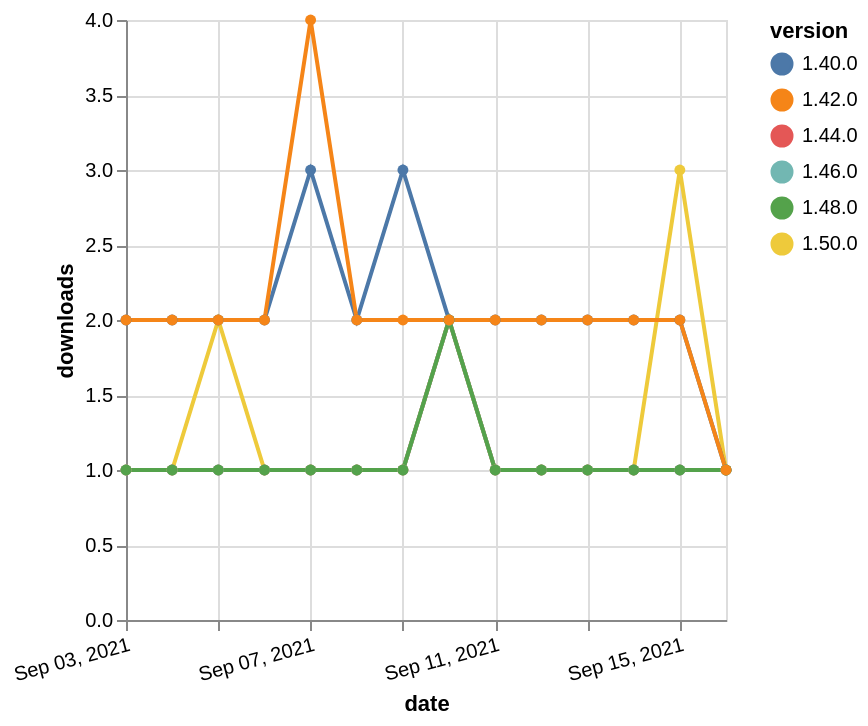

Specify this chart in Vega-Lite:
### Vega-Lite specification from a JSON file in a GitHub repository (floating-point values rounded to 4 significant figures)
{"$schema": "https://vega.github.io/schema/vega-lite/v5.json", "description": "A simple bar chart with embedded data.", "data": {"values": [{"date": "2021-09-03", "total": 167, "delta": 1, "version": "1.50.0"}, {"date": "2021-09-04", "total": 168, "delta": 1, "version": "1.50.0"}, {"date": "2021-09-05", "total": 170, "delta": 2, "version": "1.50.0"}, {"date": "2021-09-06", "total": 171, "delta": 1, "version": "1.50.0"}, {"date": "2021-09-07", "total": 172, "delta": 1, "version": "1.50.0"}, {"date": "2021-09-08", "total": 173, "delta": 1, "version": "1.50.0"}, {"date": "2021-09-09", "total": 174, "delta": 1, "version": "1.50.0"}, {"date": "2021-09-10", "total": 176, "delta": 2, "version": "1.50.0"}, {"date": "2021-09-11", "total": 177, "delta": 1, "version": "1.50.0"}, {"date": "2021-09-12", "total": 178, "delta": 1, "version": "1.50.0"}, {"date": "2021-09-13", "total": 179, "delta": 1, "version": "1.50.0"}, {"date": "2021-09-14", "total": 180, "delta": 1, "version": "1.50.0"}, {"date": "2021-09-15", "total": 183, "delta": 3, "version": "1.50.0"}, {"date": "2021-09-16", "total": 184, "delta": 1, "version": "1.50.0"}, {"date": "2021-09-03", "total": 227, "delta": 1, "version": "1.44.0"}, {"date": "2021-09-04", "total": 228, "delta": 1, "version": "1.44.0"}, {"date": "2021-09-05", "total": 229, "delta": 1, "version": "1.44.0"}, {"date": "2021-09-06", "total": 230, "delta": 1, "version": "1.44.0"}, {"date": "2021-09-07", "total": 231, "delta": 1, "version": "1.44.0"}, {"date": "2021-09-08", "total": 232, "delta": 1, "version": "1.44.0"}, {"date": "2021-09-09", "total": 233, "delta": 1, "version": "1.44.0"}, {"date": "2021-09-10", "total": 235, "delta": 2, "version": "1.44.0"}, {"date": "2021-09-11", "total": 236, "delta": 1, "version": "1.44.0"}, {"date": "2021-09-12", "total": 237, "delta": 1, "version": "1.44.0"}, {"date": "2021-09-13", "total": 238, "delta": 1, "version": "1.44.0"}, {"date": "2021-09-14", "total": 239, "delta": 1, "version": "1.44.0"}, {"date": "2021-09-15", "total": 240, "delta": 1, "version": "1.44.0"}, {"date": "2021-09-16", "total": 241, "delta": 1, "version": "1.44.0"}, {"date": "2021-09-03", "total": 2338, "delta": 2, "version": "1.40.0"}, {"date": "2021-09-04", "total": 2340, "delta": 2, "version": "1.40.0"}, {"date": "2021-09-05", "total": 2342, "delta": 2, "version": "1.40.0"}, {"date": "2021-09-06", "total": 2344, "delta": 2, "version": "1.40.0"}, {"date": "2021-09-07", "total": 2347, "delta": 3, "version": "1.40.0"}, {"date": "2021-09-08", "total": 2349, "delta": 2, "version": "1.40.0"}, {"date": "2021-09-09", "total": 2352, "delta": 3, "version": "1.40.0"}, {"date": "2021-09-10", "total": 2354, "delta": 2, "version": "1.40.0"}, {"date": "2021-09-11", "total": 2356, "delta": 2, "version": "1.40.0"}, {"date": "2021-09-12", "total": 2358, "delta": 2, "version": "1.40.0"}, {"date": "2021-09-13", "total": 2360, "delta": 2, "version": "1.40.0"}, {"date": "2021-09-14", "total": 2362, "delta": 2, "version": "1.40.0"}, {"date": "2021-09-15", "total": 2364, "delta": 2, "version": "1.40.0"}, {"date": "2021-09-16", "total": 2365, "delta": 1, "version": "1.40.0"}, {"date": "2021-09-03", "total": 190, "delta": 1, "version": "1.46.0"}, {"date": "2021-09-04", "total": 191, "delta": 1, "version": "1.46.0"}, {"date": "2021-09-05", "total": 192, "delta": 1, "version": "1.46.0"}, {"date": "2021-09-06", "total": 193, "delta": 1, "version": "1.46.0"}, {"date": "2021-09-07", "total": 194, "delta": 1, "version": "1.46.0"}, {"date": "2021-09-08", "total": 195, "delta": 1, "version": "1.46.0"}, {"date": "2021-09-09", "total": 196, "delta": 1, "version": "1.46.0"}, {"date": "2021-09-10", "total": 198, "delta": 2, "version": "1.46.0"}, {"date": "2021-09-11", "total": 199, "delta": 1, "version": "1.46.0"}, {"date": "2021-09-12", "total": 200, "delta": 1, "version": "1.46.0"}, {"date": "2021-09-13", "total": 201, "delta": 1, "version": "1.46.0"}, {"date": "2021-09-14", "total": 202, "delta": 1, "version": "1.46.0"}, {"date": "2021-09-15", "total": 203, "delta": 1, "version": "1.46.0"}, {"date": "2021-09-16", "total": 204, "delta": 1, "version": "1.46.0"}, {"date": "2021-09-03", "total": 191, "delta": 1, "version": "1.48.0"}, {"date": "2021-09-04", "total": 192, "delta": 1, "version": "1.48.0"}, {"date": "2021-09-05", "total": 193, "delta": 1, "version": "1.48.0"}, {"date": "2021-09-06", "total": 194, "delta": 1, "version": "1.48.0"}, {"date": "2021-09-07", "total": 195, "delta": 1, "version": "1.48.0"}, {"date": "2021-09-08", "total": 196, "delta": 1, "version": "1.48.0"}, {"date": "2021-09-09", "total": 197, "delta": 1, "version": "1.48.0"}, {"date": "2021-09-10", "total": 199, "delta": 2, "version": "1.48.0"}, {"date": "2021-09-11", "total": 200, "delta": 1, "version": "1.48.0"}, {"date": "2021-09-12", "total": 201, "delta": 1, "version": "1.48.0"}, {"date": "2021-09-13", "total": 202, "delta": 1, "version": "1.48.0"}, {"date": "2021-09-14", "total": 203, "delta": 1, "version": "1.48.0"}, {"date": "2021-09-15", "total": 204, "delta": 1, "version": "1.48.0"}, {"date": "2021-09-16", "total": 205, "delta": 1, "version": "1.48.0"}, {"date": "2021-09-03", "total": 2389, "delta": 2, "version": "1.42.0"}, {"date": "2021-09-04", "total": 2391, "delta": 2, "version": "1.42.0"}, {"date": "2021-09-05", "total": 2393, "delta": 2, "version": "1.42.0"}, {"date": "2021-09-06", "total": 2395, "delta": 2, "version": "1.42.0"}, {"date": "2021-09-07", "total": 2399, "delta": 4, "version": "1.42.0"}, {"date": "2021-09-08", "total": 2401, "delta": 2, "version": "1.42.0"}, {"date": "2021-09-09", "total": 2403, "delta": 2, "version": "1.42.0"}, {"date": "2021-09-10", "total": 2405, "delta": 2, "version": "1.42.0"}, {"date": "2021-09-11", "total": 2407, "delta": 2, "version": "1.42.0"}, {"date": "2021-09-12", "total": 2409, "delta": 2, "version": "1.42.0"}, {"date": "2021-09-13", "total": 2411, "delta": 2, "version": "1.42.0"}, {"date": "2021-09-14", "total": 2413, "delta": 2, "version": "1.42.0"}, {"date": "2021-09-15", "total": 2415, "delta": 2, "version": "1.42.0"}, {"date": "2021-09-16", "total": 2416, "delta": 1, "version": "1.42.0"}]}, "width": "container", "mark": {"type": "line", "point": {"filled": true}}, "encoding": {"x": {"field": "date", "type": "temporal", "timeUnit": "yearmonthdate", "title": "date", "axis": {"labelAngle": -15}}, "y": {"field": "delta", "type": "quantitative", "title": "downloads"}, "color": {"field": "version", "type": "nominal"}, "tooltip": {"field": "delta"}}}
